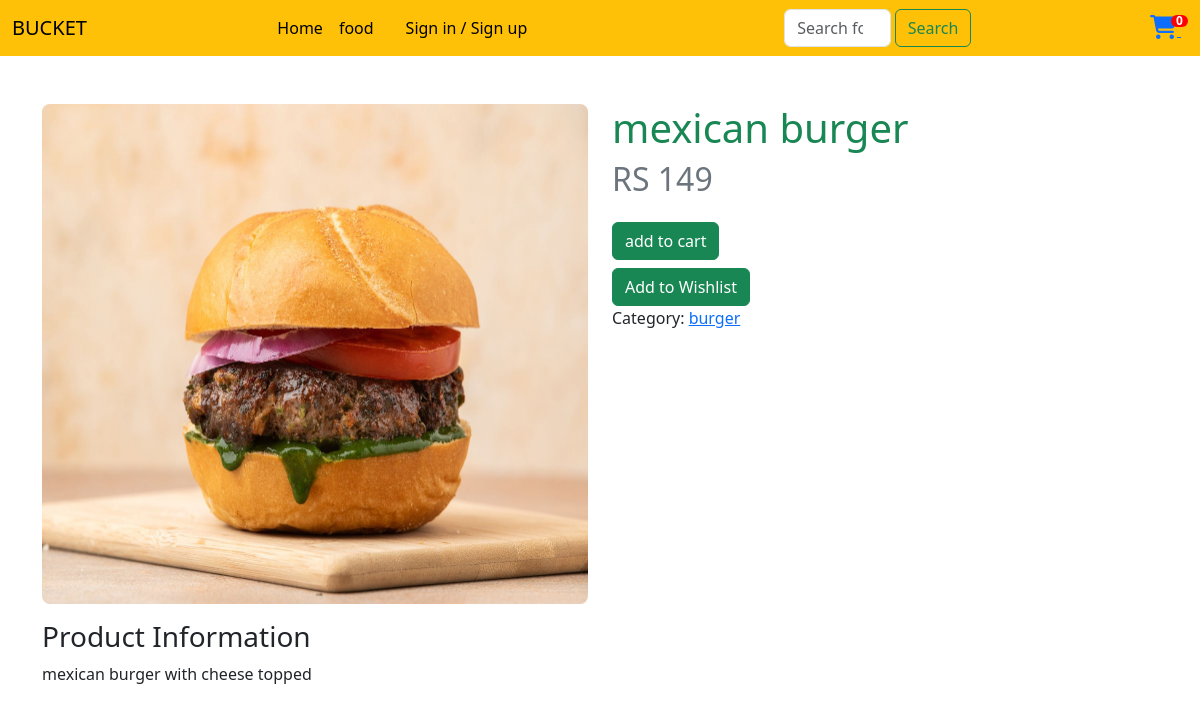
The app's page /product/pr1 with its own data.
### capp/models.py (models this page shows)
class product(models.Model):
     product_id=models.CharField(max_length=100)
     product_name=models.CharField(max_length=100)
     image=models.ImageField(upload_to='product')
     description=models.CharField(max_length=300)
     price=models.IntegerField()
     category=models.CharField(max_length=1300,default='')

### capp/views.py (the view)
# urls.py: path('product/<pid>',views.product,name='product'),
def product(request,pid):
  print("Hello World")
  product=product2.objects.get(product_id=pid)
  product_val={
    'product':product2.objects.get(product_id=pid),
    'rproduct':product2.objects.filter(category=product.category).all().order_by('id')
  }
  return render(request,'product.html',product_val)

### capp/templates/product.html (shortened to what this page needs)
{% extends 'home.html'%}
{% load static %}
{% block content %}
    <main class="main mt-5">
        <div class="page-content">
            <div class="container">
                <div class="product-details-top">
                    <div class="row">
                        <div class="col-md-6">
                            <div class="product-gallery product-gallery-vertical">
                                <div class="row">
                                    <figure class="product-main-image">
                                            <a href="{{product.image.url}}">
                                                <img src="{{product.image.url}}" alt="Product image" class="card-img-top rounded-3" height="500px" >
                                    </figure>
                                </div>
                            </div>
                        </div>
                        <div class="col-md-6">
                            <div class="product-details">
                                <h1 class="product-title text-success">{{product.product_name}}</h1>
                                <div class="product-price text-secondary">
                                   <h2>RS {{product.price}}</h2>
                                </div>
                                <div class="product-details-action mt-4">
                                    <button class=" btn btn-success btn-product btn-cart" id="cartBtn"
                                        onclick="addToCart({{product.id}},{{product.price}})"><span>add to
                                            cart</span></button>
                                    <div class="details-action-wrapper mt-2">
                                        <button class="btn btn-success" onclick="addToWhishlist({{product.id}})" class="btn-product btn-wishlist" title="Wishlist"><span>Add to
                                                Wishlist</span></button>
                                    </div>
                                </div>
                                <div class="product-details-footer">
                                    <div class="product-cat">
                                        <span>Category:</span>
                                        <a href="#">{{product.category}}</a>
                                    </div>
                                </div>
                            </div>
                        </div>
                    </div>
                </div>
                <div class="product-details-tab">
                    <div class="tab-content">
                        <div class="tab-pane fade show active" id="product-desc-tab" role="tabpanel"
                            aria-labelledby="product-desc-link">
                            <div class="product-desc-content">
                                <h3>Product Information</h3>
                                <p>{{product.description}} </p>
                            </div>
                        </div>
                    </div>
                </div>
            </div>
        </div>
    </main>
{% endblock content %}

### records on screen
product: image (picture), product_name "mexican burger", price "149", category "burger", description "mexican burger with cheese topped"
